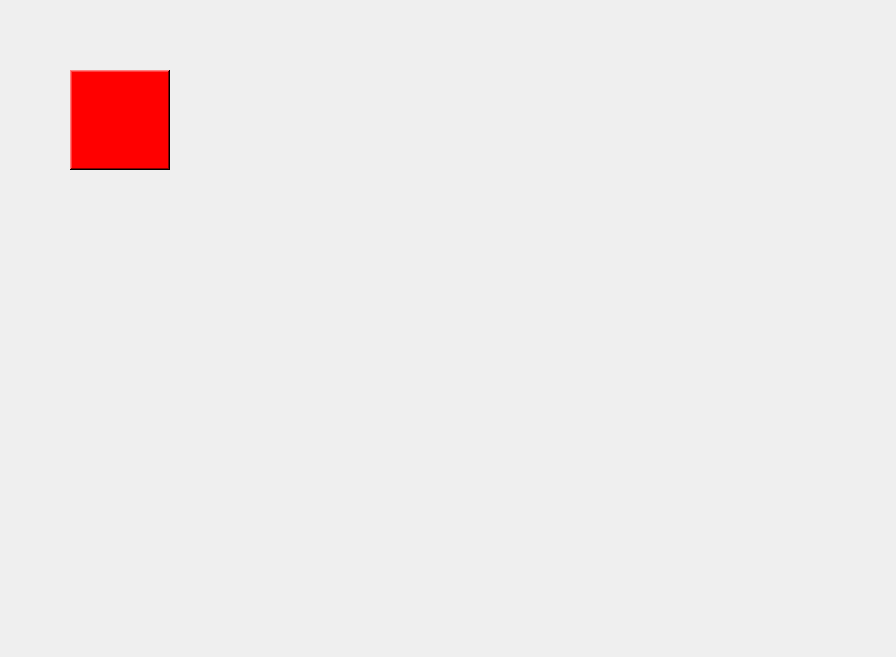
<?xml version="1.0" encoding="UTF-8"?>
<ui version="4.0">
 <class>MouseDialog</class>
 <widget class="QDialog" name="MouseDialog">
  <property name="geometry">
   <rect>
    <x>0</x>
    <y>0</y>
    <width>896</width>
    <height>657</height>
   </rect>
  </property>
  <property name="windowTitle">
   <string>MouseDialog</string>
  </property>
  <widget class="QLabel" name="m_block">
   <property name="geometry">
    <rect>
     <x>70</x>
     <y>70</y>
     <width>100</width>
     <height>100</height>
    </rect>
   </property>
   <property name="palette">
    <palette>
     <active>
      <colorrole role="WindowText">
       <brush brushstyle="SolidPattern">
        <color alpha="255">
         <red>0</red>
         <green>0</green>
         <blue>0</blue>
        </color>
       </brush>
      </colorrole>
      <colorrole role="Button">
       <brush brushstyle="SolidPattern">
        <color alpha="255">
         <red>255</red>
         <green>0</green>
         <blue>0</blue>
        </color>
       </brush>
      </colorrole>
      <colorrole role="Light">
       <brush brushstyle="SolidPattern">
        <color alpha="255">
         <red>255</red>
         <green>127</green>
         <blue>127</blue>
        </color>
       </brush>
      </colorrole>
      <colorrole role="Midlight">
       <brush brushstyle="SolidPattern">
        <color alpha="255">
         <red>255</red>
         <green>63</green>
         <blue>63</blue>
        </color>
       </brush>
      </colorrole>
      <colorrole role="Dark">
       <brush brushstyle="SolidPattern">
        <color alpha="255">
         <red>127</red>
         <green>0</green>
         <blue>0</blue>
        </color>
       </brush>
      </colorrole>
      <colorrole role="Mid">
       <brush brushstyle="SolidPattern">
        <color alpha="255">
         <red>170</red>
         <green>0</green>
         <blue>0</blue>
        </color>
       </brush>
      </colorrole>
      <colorrole role="Text">
       <brush brushstyle="SolidPattern">
        <color alpha="255">
         <red>0</red>
         <green>0</green>
         <blue>0</blue>
        </color>
       </brush>
      </colorrole>
      <colorrole role="BrightText">
       <brush brushstyle="SolidPattern">
        <color alpha="255">
         <red>255</red>
         <green>255</green>
         <blue>255</blue>
        </color>
       </brush>
      </colorrole>
      <colorrole role="ButtonText">
       <brush brushstyle="SolidPattern">
        <color alpha="255">
         <red>0</red>
         <green>0</green>
         <blue>0</blue>
        </color>
       </brush>
      </colorrole>
      <colorrole role="Base">
       <brush brushstyle="SolidPattern">
        <color alpha="255">
         <red>255</red>
         <green>255</green>
         <blue>255</blue>
        </color>
       </brush>
      </colorrole>
      <colorrole role="Window">
       <brush brushstyle="SolidPattern">
        <color alpha="255">
         <red>255</red>
         <green>0</green>
         <blue>0</blue>
        </color>
       </brush>
      </colorrole>
      <colorrole role="Shadow">
       <brush brushstyle="SolidPattern">
        <color alpha="255">
         <red>0</red>
         <green>0</green>
         <blue>0</blue>
        </color>
       </brush>
      </colorrole>
      <colorrole role="AlternateBase">
       <brush brushstyle="SolidPattern">
        <color alpha="255">
         <red>255</red>
         <green>127</green>
         <blue>127</blue>
        </color>
       </brush>
      </colorrole>
      <colorrole role="ToolTipBase">
       <brush brushstyle="SolidPattern">
        <color alpha="255">
         <red>255</red>
         <green>255</green>
         <blue>220</blue>
        </color>
       </brush>
      </colorrole>
      <colorrole role="ToolTipText">
       <brush brushstyle="SolidPattern">
        <color alpha="255">
         <red>0</red>
         <green>0</green>
         <blue>0</blue>
        </color>
       </brush>
      </colorrole>
      <colorrole role="PlaceholderText">
       <brush brushstyle="SolidPattern">
        <color alpha="128">
         <red>0</red>
         <green>0</green>
         <blue>0</blue>
        </color>
       </brush>
      </colorrole>
     </active>
     <inactive>
      <colorrole role="WindowText">
       <brush brushstyle="SolidPattern">
        <color alpha="255">
         <red>0</red>
         <green>0</green>
         <blue>0</blue>
        </color>
       </brush>
      </colorrole>
      <colorrole role="Button">
       <brush brushstyle="SolidPattern">
        <color alpha="255">
         <red>255</red>
         <green>0</green>
         <blue>0</blue>
        </color>
       </brush>
      </colorrole>
      <colorrole role="Light">
       <brush brushstyle="SolidPattern">
        <color alpha="255">
         <red>255</red>
         <green>127</green>
         <blue>127</blue>
        </color>
       </brush>
      </colorrole>
      <colorrole role="Midlight">
       <brush brushstyle="SolidPattern">
        <color alpha="255">
         <red>255</red>
         <green>63</green>
         <blue>63</blue>
        </color>
       </brush>
      </colorrole>
      <colorrole role="Dark">
       <brush brushstyle="SolidPattern">
        <color alpha="255">
         <red>127</red>
         <green>0</green>
         <blue>0</blue>
        </color>
       </brush>
      </colorrole>
      <colorrole role="Mid">
       <brush brushstyle="SolidPattern">
        <color alpha="255">
         <red>170</red>
         <green>0</green>
         <blue>0</blue>
        </color>
       </brush>
      </colorrole>
      <colorrole role="Text">
       <brush brushstyle="SolidPattern">
        <color alpha="255">
         <red>0</red>
         <green>0</green>
         <blue>0</blue>
        </color>
       </brush>
      </colorrole>
      <colorrole role="BrightText">
       <brush brushstyle="SolidPattern">
        <color alpha="255">
         <red>255</red>
         <green>255</green>
         <blue>255</blue>
        </color>
       </brush>
      </colorrole>
      <colorrole role="ButtonText">
       <brush brushstyle="SolidPattern">
        <color alpha="255">
         <red>0</red>
         <green>0</green>
         <blue>0</blue>
        </color>
       </brush>
      </colorrole>
      <colorrole role="Base">
       <brush brushstyle="SolidPattern">
        <color alpha="255">
         <red>255</red>
         <green>255</green>
         <blue>255</blue>
        </color>
       </brush>
      </colorrole>
      <colorrole role="Window">
       <brush brushstyle="SolidPattern">
        <color alpha="255">
         <red>255</red>
         <green>0</green>
         <blue>0</blue>
        </color>
       </brush>
      </colorrole>
      <colorrole role="Shadow">
       <brush brushstyle="SolidPattern">
        <color alpha="255">
         <red>0</red>
         <green>0</green>
         <blue>0</blue>
        </color>
       </brush>
      </colorrole>
      <colorrole role="AlternateBase">
       <brush brushstyle="SolidPattern">
        <color alpha="255">
         <red>255</red>
         <green>127</green>
         <blue>127</blue>
        </color>
       </brush>
      </colorrole>
      <colorrole role="ToolTipBase">
       <brush brushstyle="SolidPattern">
        <color alpha="255">
         <red>255</red>
         <green>255</green>
         <blue>220</blue>
        </color>
       </brush>
      </colorrole>
      <colorrole role="ToolTipText">
       <brush brushstyle="SolidPattern">
        <color alpha="255">
         <red>0</red>
         <green>0</green>
         <blue>0</blue>
        </color>
       </brush>
      </colorrole>
      <colorrole role="PlaceholderText">
       <brush brushstyle="SolidPattern">
        <color alpha="128">
         <red>0</red>
         <green>0</green>
         <blue>0</blue>
        </color>
       </brush>
      </colorrole>
     </inactive>
     <disabled>
      <colorrole role="WindowText">
       <brush brushstyle="SolidPattern">
        <color alpha="255">
         <red>127</red>
         <green>0</green>
         <blue>0</blue>
        </color>
       </brush>
      </colorrole>
      <colorrole role="Button">
       <brush brushstyle="SolidPattern">
        <color alpha="255">
         <red>255</red>
         <green>0</green>
         <blue>0</blue>
        </color>
       </brush>
      </colorrole>
      <colorrole role="Light">
       <brush brushstyle="SolidPattern">
        <color alpha="255">
         <red>255</red>
         <green>127</green>
         <blue>127</blue>
        </color>
       </brush>
      </colorrole>
      <colorrole role="Midlight">
       <brush brushstyle="SolidPattern">
        <color alpha="255">
         <red>255</red>
         <green>63</green>
         <blue>63</blue>
        </color>
       </brush>
      </colorrole>
      <colorrole role="Dark">
       <brush brushstyle="SolidPattern">
        <color alpha="255">
         <red>127</red>
         <green>0</green>
         <blue>0</blue>
        </color>
       </brush>
      </colorrole>
      <colorrole role="Mid">
       <brush brushstyle="SolidPattern">
        <color alpha="255">
         <red>170</red>
         <green>0</green>
         <blue>0</blue>
        </color>
       </brush>
      </colorrole>
      <colorrole role="Text">
       <brush brushstyle="SolidPattern">
        <color alpha="255">
         <red>127</red>
         <green>0</green>
         <blue>0</blue>
        </color>
       </brush>
      </colorrole>
      <colorrole role="BrightText">
       <brush brushstyle="SolidPattern">
        <color alpha="255">
         <red>255</red>
         <green>255</green>
         <blue>255</blue>
        </color>
       </brush>
      </colorrole>
      <colorrole role="ButtonText">
       <brush brushstyle="SolidPattern">
        <color alpha="255">
         <red>127</red>
         <green>0</green>
         <blue>0</blue>
        </color>
       </brush>
      </colorrole>
      <colorrole role="Base">
       <brush brushstyle="SolidPattern">
        <color alpha="255">
         <red>255</red>
         <green>0</green>
         <blue>0</blue>
        </color>
       </brush>
      </colorrole>
      <colorrole role="Window">
       <brush brushstyle="SolidPattern">
        <color alpha="255">
         <red>255</red>
         <green>0</green>
         <blue>0</blue>
        </color>
       </brush>
      </colorrole>
      <colorrole role="Shadow">
       <brush brushstyle="SolidPattern">
        <color alpha="255">
         <red>0</red>
         <green>0</green>
         <blue>0</blue>
        </color>
       </brush>
      </colorrole>
      <colorrole role="AlternateBase">
       <brush brushstyle="SolidPattern">
        <color alpha="255">
         <red>255</red>
         <green>0</green>
         <blue>0</blue>
        </color>
       </brush>
      </colorrole>
      <colorrole role="ToolTipBase">
       <brush brushstyle="SolidPattern">
        <color alpha="255">
         <red>255</red>
         <green>255</green>
         <blue>220</blue>
        </color>
       </brush>
      </colorrole>
      <colorrole role="ToolTipText">
       <brush brushstyle="SolidPattern">
        <color alpha="255">
         <red>0</red>
         <green>0</green>
         <blue>0</blue>
        </color>
       </brush>
      </colorrole>
      <colorrole role="PlaceholderText">
       <brush brushstyle="SolidPattern">
        <color alpha="128">
         <red>0</red>
         <green>0</green>
         <blue>0</blue>
        </color>
       </brush>
      </colorrole>
     </disabled>
    </palette>
   </property>
   <property name="autoFillBackground">
    <bool>true</bool>
   </property>
   <property name="frameShape">
    <enum>QFrame::WinPanel</enum>
   </property>
   <property name="frameShadow">
    <enum>QFrame::Raised</enum>
   </property>
   <property name="text">
    <string/>
   </property>
  </widget>
 </widget>
 <resources/>
 <connections/>
</ui>
